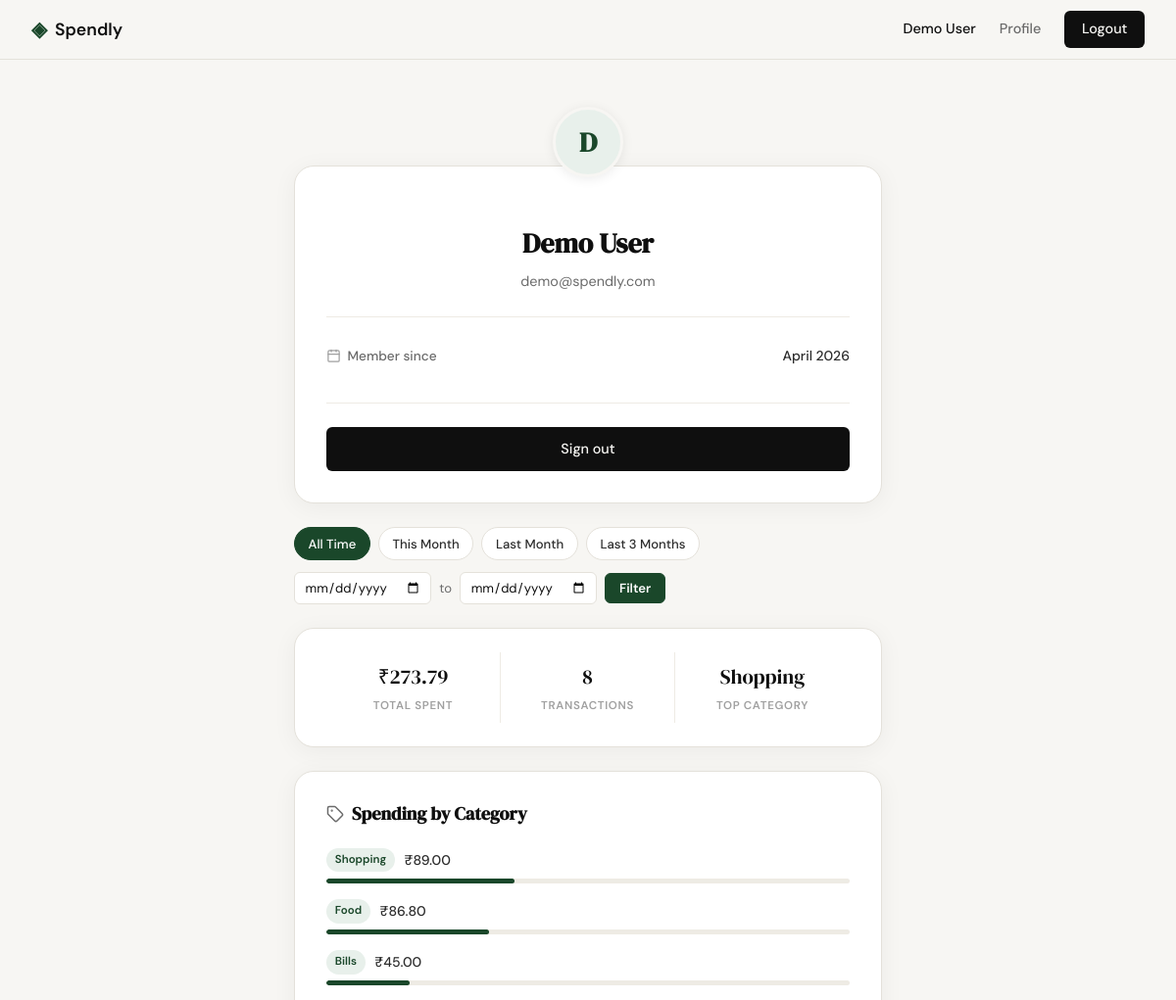
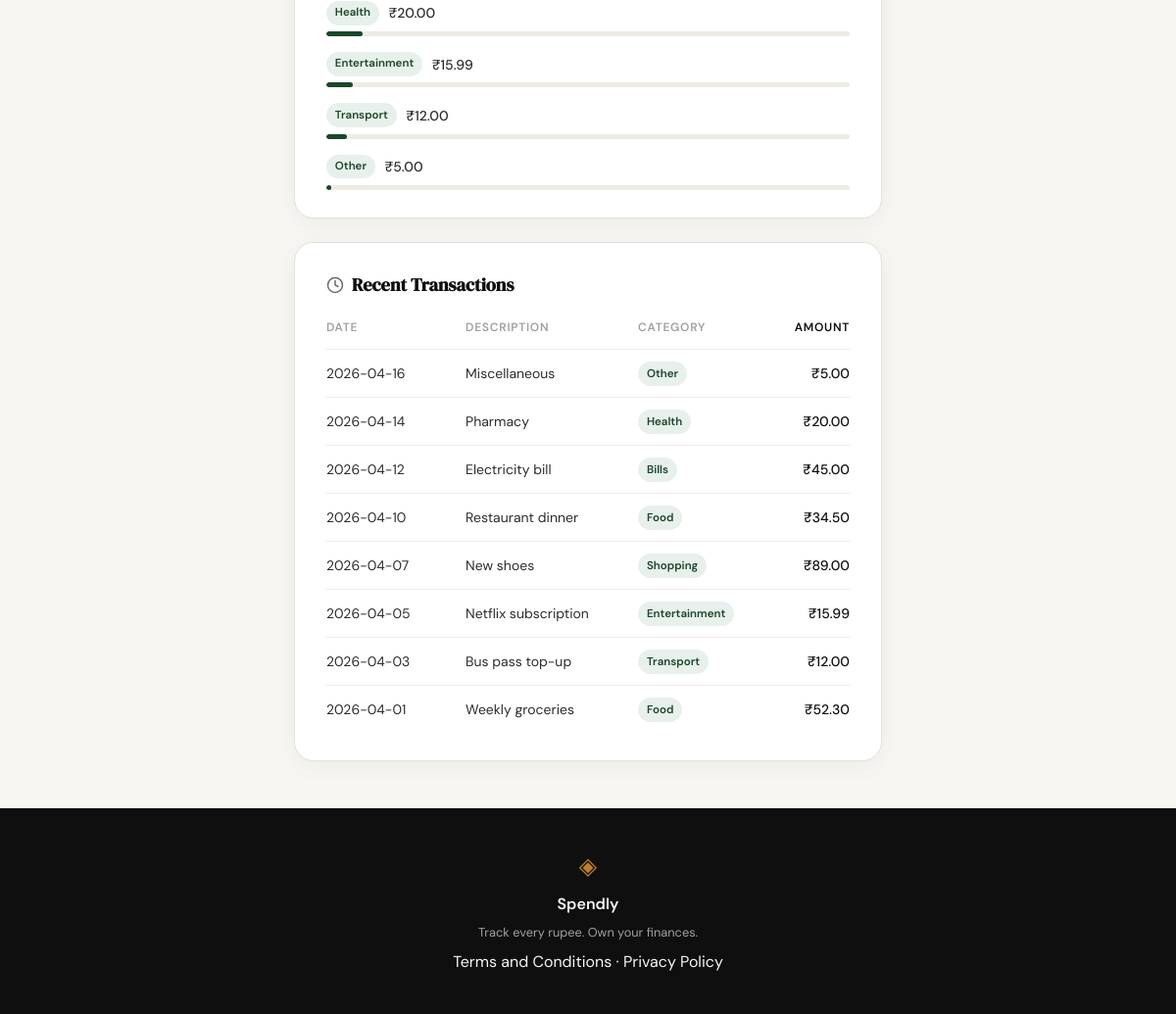
Screenshot of /profile (signed in) with the database file from the repository (2 pictures, top to bottom).
### tables this page shows
CREATE TABLE users (
            id            INTEGER PRIMARY KEY AUTOINCREMENT,
            name          TEXT    NOT NULL,
            email         TEXT    NOT NULL UNIQUE,
            password_hash TEXT    NOT NULL,
            created_at    TEXT    DEFAULT (datetime('now'))
        );

CREATE TABLE expenses (
            id          INTEGER PRIMARY KEY AUTOINCREMENT,
            user_id     INTEGER NOT NULL REFERENCES users(id),
            amount      REAL    NOT NULL,
            category    TEXT    NOT NULL,
            date        TEXT    NOT NULL,
            description TEXT,
            created_at  TEXT    DEFAULT (datetime('now'))
        );

### app.py (the view)
@app.route("/profile")
def profile():
    if not session.get("user_id"):
        return redirect(url_for("login"))
    uid = session["user_id"]
    from_date = _parse_date(request.args.get("from_date"))
    to_date   = _parse_date(request.args.get("to_date"))
    period    = request.args.get("period", "")
    active_period = None
    if from_date is None and to_date is None and period:
        from_date, to_date = _resolve_period(period)
        if from_date:
            active_period = period
    limit = None if (from_date or to_date) else 10
    custom_date_filter = bool((from_date or to_date) and not active_period)
    user      = get_user_by_id(uid)
    stats     = get_summary_stats(uid, from_date=from_date, to_date=to_date)
    recent    = get_recent_transactions(uid, limit=limit,
                                        from_date=from_date, to_date=to_date)
    breakdown = get_category_breakdown(uid, from_date=from_date, to_date=to_date)
    return render_template("profile.html",
                           user=user, stats=stats,
                           recent=recent, breakdown=breakdown,
                           from_date=from_date, to_date=to_date,
                           active_period=active_period,
                           custom_date_filter=custom_date_filter)

### app.py (called while the page is built)
def _parse_date(value: Optional[str]) -> Optional[str]:
    if not value:
        return None
    try:
        datetime.strptime(value, "%Y-%m-%d")
        return value
    except ValueError:
        return None

### database/_categories.py (called while the page is built)
def _get_category_breakdown(user_id: int,
                              from_date: Optional[str] = None,
                              to_date: Optional[str] = None):
    where, params = build_date_filter(user_id, from_date, to_date)
    conn = get_db()
    rows = conn.execute(
        "SELECT category AS name, SUM(amount) AS amount "
        "FROM expenses WHERE " + where +
        " GROUP BY category ORDER BY SUM(amount) DESC",
        params
    ).fetchall()
    conn.close()
    if not rows:
        return []
    amounts = [float(r["amount"]) for r in rows]
    total = sum(amounts)
    floors = [int(a / total * 100) for a in amounts]
    floors[floors.index(max(floors))] += 100 - sum(floors)
    return [
        {"name": rows[i]["name"], "amount": amounts[i], "pct": floors[i]}
        for i in range(len(rows))
    ]

### database/_filters.py (called while the page is built)
def build_date_filter(
    user_id: int,
    from_date: Optional[str],
    to_date: Optional[str],
) -> Tuple[str, List]:
    where = "user_id = ?"
    params: List = [user_id]
    if from_date:
        where += " AND date >= ?"
        params.append(from_date)
    if to_date:
        where += " AND date <= ?"
        params.append(to_date)
    return where, params

### database/_stats.py (called while the page is built)
def _get_summary_stats(user_id: int,
                        from_date: Optional[str] = None,
                        to_date: Optional[str] = None):
    where, params = build_date_filter(user_id, from_date, to_date)
    conn = get_db()
    agg = conn.execute(
        "SELECT COALESCE(SUM(amount), 0) AS total_spent, "
        "COUNT(*) AS transaction_count "
        "FROM expenses WHERE " + where,
        params
    ).fetchone()
    top = conn.execute(
        "SELECT category FROM expenses WHERE " + where +
        " GROUP BY category ORDER BY SUM(amount) DESC LIMIT 1",
        params
    ).fetchone()
    conn.close()
    return {
        "total_spent": float(agg["total_spent"]),
        "transaction_count": int(agg["transaction_count"]),
        "top_category": top["category"] if top else None,
    }

### database/db.py (called while the page is built)
def get_db():
    conn = sqlite3.connect(DB_PATH)
    conn.row_factory = sqlite3.Row
    conn.execute("PRAGMA foreign_keys = ON")
    return conn

### templates/profile.html (shortened to what this page needs)
{% extends "base.html" %}
{% block content %}
<section class="profile-section">
    <div class="profile-container">
        <div class="profile-avatar-wrap">
            <div class="profile-avatar">{{ user['name'][0].upper() }}</div>
        </div>
        <div class="profile-card">
            <div class="profile-identity">
                <h1 class="profile-name">{{ user['name'] }}</h1>
                <p class="profile-email">{{ user['email'] }}</p>
            </div>
            <hr class="profile-divider">
            <div class="profile-meta">
                <span class="profile-meta-label">
                    <i data-lucide="calendar"></i>
                    Member since
                </span>
                <span class="profile-meta-value">{{ user['member_since'] }}</span>
            </div>
            <div class="profile-actions">
                <a href="{{ url_for('logout') }}" class="btn-primary">Sign out</a>
            </div>
        </div>
        <div class="filter-bar">
            <div class="filter-presets">
                <a href="{{ url_for('profile') }}"
                   class="filter-pill{% if not active_period and not from_date and not to_date %} filter-pill--active{% endif %}">
                    All Time
                </a>
                <a href="{{ url_for('profile', period='this_month') }}"
                   class="filter-pill{% if active_period == 'this_month' %} filter-pill--active{% endif %}">
                    This Month
                </a>
                <a href="{{ url_for('profile', period='last_month') }}"
                   class="filter-pill{% if active_period == 'last_month' %} filter-pill--active{% endif %}">
                    Last Month
                </a>
                <a href="{{ url_for('profile', period='last_3_months') }}"
                   class="filter-pill{% if active_period == 'last_3_months' %} filter-pill--active{% endif %}">
                    Last 3 Months
                </a>
            </div>
            <form method="GET" action="{{ url_for('profile') }}" class="filter-date-form">
                <input type="date" name="from_date" value="{{ from_date or '' }}" class="filter-date-input">
                <span class="filter-date-sep">to</span>
                <input type="date" name="to_date" value="{{ to_date or '' }}" class="filter-date-input">
                <button type="submit" class="filter-submit">Filter</button>
            </form>
        </div>
        <div class="profile-card profile-stats-card">
            <div class="profile-stats-grid">
                <div class="profile-stat">
                    <span class="profile-stat-value">&#8377;{{ "%.2f"|format(stats['total_spent']) }}</span>
                    <span class="profile-stat-label">Total Spent</span>
                </div>
                <div class="profile-stat">
                    <span class="profile-stat-value">{{ stats['transaction_count'] }}</span>
                    <span class="profile-stat-label">Transactions</span>
                </div>
                <div class="profile-stat">
                    <span class="profile-stat-value">{{ stats['top_category'] or '&#8212;' }}</span>
                    <span class="profile-stat-label">Top Category</span>
                </div>
            </div>
        </div>
        {% if breakdown %}
        <div class="profile-card profile-tx-card">
            <h2 class="profile-tx-title">
                <i data-lucide="tag"></i>
                Spending by Category
            </h2>
            <div class="profile-cat-list">
                {% for row in breakdown %}
                {% set pct = row['pct'] %}
                <div class="profile-cat-row">
                    <div class="profile-cat-header">
                        <span class="profile-tx-badge">{{ row['name'] }}</span>
                        <span class="profile-cat-amt">₹{{ "%.2f"|format(row['amount']) }}</span>
                    </div>
                    <div class="profile-cat-track">
                        <div class="profile-cat-bar" style="width: {{ pct }}%"></div>
                    </div>
                </div>
                {% endfor %}
            </div>
        </div>
        {% endif %}
        <div class="profile-card profile-tx-card">
            <h2 class="profile-tx-title">
                <i data-lucide="clock"></i>
                {% if from_date or to_date %}Transactions{% else %}Recent Transactions{% endif %}
            </h2>
            {% if recent %}
            <table class="profile-tx-table">
                <thead>
                    <tr>
                        <th>Date</th>
                        <th>Description</th>
                        <th>Category</th>
                        <th class="profile-tx-amount">Amount</th>
                    </tr>
                </thead>
                <tbody>
                    {% for tx in recent %}
                    <tr>
                        <td class="profile-tx-date">{{ tx['date'] }}</td>
                        <td>{{ tx['description'] or '—' }}</td>
                        <td><span class="profile-tx-badge">{{ tx['category'] }}</span></td>
                        <td class="profile-tx-amount">₹{{ "%.2f"|format(tx['amount']) }}</td>
                    </tr>
                    {% endfor %}
                </tbody>
            </table>
            {% else %}
            <p class="profile-tx-empty">No transactions yet.</p>
            {% endif %}
        </div>
    </div>
</section>
{% endblock %}

### templates/base.html (shortened to what this page needs)
<!DOCTYPE html>
<html lang="en">
<head>
    <link rel="stylesheet" href="{{ url_for('static', filename='css/style.css') }}">
</head>
<body>
    <nav class="navbar">
        <div class="nav-inner">
            <a href="{{ url_for('landing') }}" class="nav-brand">
                <span class="brand-icon">◈</span>
                <span class="brand-name">Spendly</span>
            </a>
            <div class="nav-links">
                {% if session.get('user_id') %}
                    <span class="nav-username">{{ session['user_name'] }}</span>
                    <a href="{{ url_for('profile') }}">Profile</a>
                    <a href="{{ url_for('logout') }}" class="nav-cta">Logout</a>
                {% else %}
                    <a href="{{ url_for('login') }}">Sign in</a>
                    <a href="{{ url_for('register') }}" class="nav-cta">Get started</a>
                {% endif %}
            </div>
        </div>
    </nav>
    <main class="main-content">
        {% block content %}{% endblock %}
    </main>
    <footer class="footer">
        <div class="footer-inner">
            <span class="brand-icon">◈</span>
            <span class="footer-name">Spendly</span>
            <p class="footer-copy">Track every rupee. Own your finances.</p>
            <p><a href="/terms">Terms and Conditions</a> · <a href="/privacy">Privacy Policy</a></p>
        </div>
    </footer>
</body>
</html>

### rows the page displays
users: user_name "Demo User", name "D", name "Demo User", email "demo@spendly.com"
expenses: category "Shopping", name "Shopping", amount "89.00", {{ pct }} 36 (drawn), date "2026-04-07", description "New shoes"
expenses: name "Bills", amount "45.00", {{ pct }} 16 (drawn), date "2026-04-12", description "Electricity bill", category "Bills"
expenses: name "Health", amount "20.00", {{ pct }} 7 (drawn), date "2026-04-14", description "Pharmacy", category "Health"
expenses: name "Entertainment", amount "15.99", {{ pct }} 5 (drawn), date "2026-04-05", description "Netflix subscription", category "Entertainment"
expenses: name "Transport", amount "12.00", {{ pct }} 4 (drawn), date "2026-04-03", description "Bus pass top-up", category "Transport"
expenses: name "Other", amount "5.00", {{ pct }} 1 (drawn), date "2026-04-16", description "Miscellaneous", category "Other"
expenses: date "2026-04-10", description "Restaurant dinner", category "Food", amount "34.50"
expenses: date "2026-04-01", description "Weekly groceries", category "Food", amount "52.30"

### other values shown
{{ user['member_since'] }} "April 2026"
{{ "%.2f"|format(stats['total_spent']) }} "273.79"
{{ stats['transaction_count'] }} "8"
{{ row['name'] }} "Food"
{{ "%.2f"|format(row['amount']) }} "86.80"
